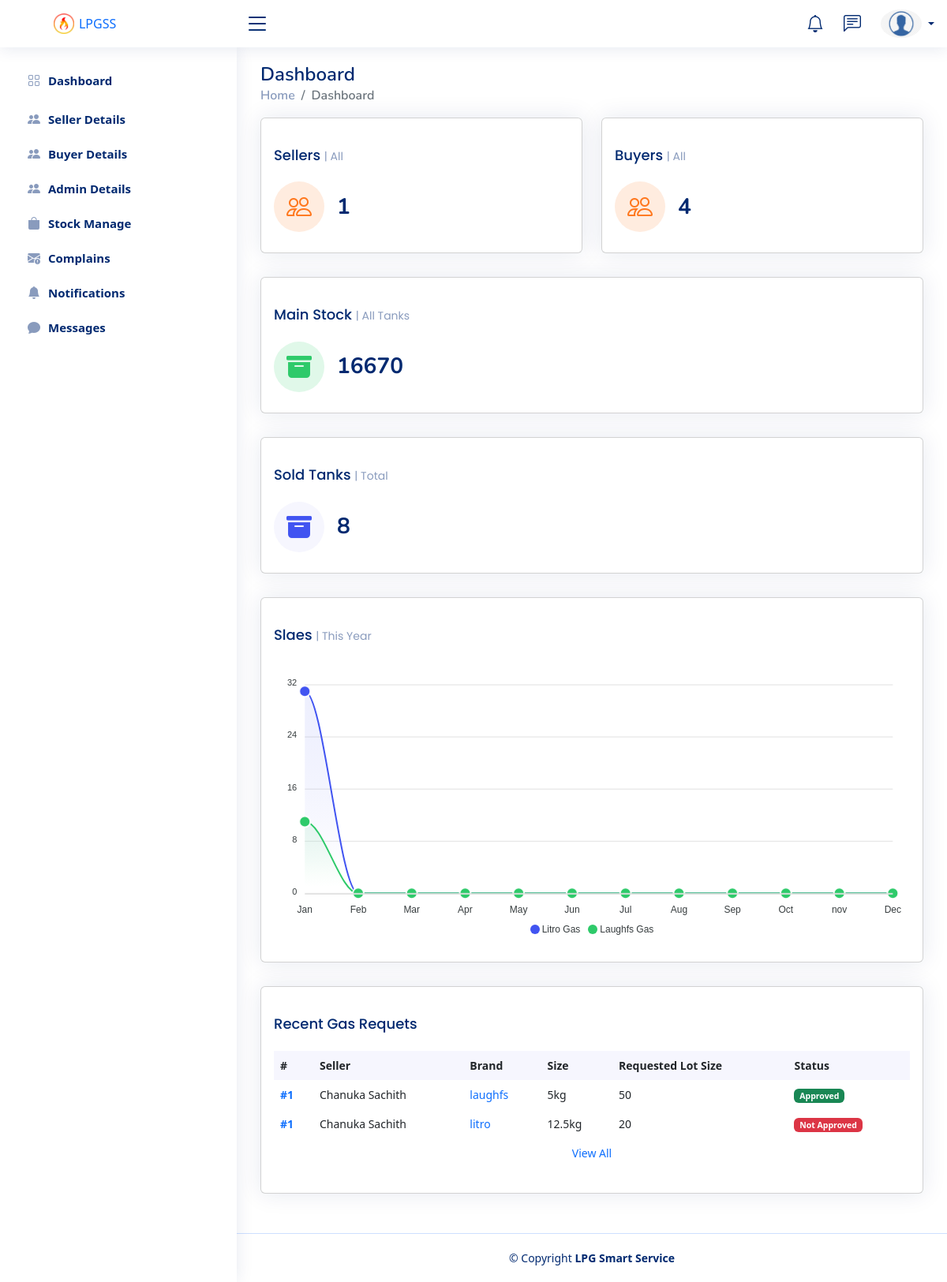
The page /pannels/admin/dashboard.php (signed in) on the database its author committed.
### tables this page shows
CREATE TABLE `main_stock` (
  `laughfs2kg` int NOT NULL,
  `laughfs5kg` int NOT NULL,
  `laughfs12kg` int NOT NULL,
  `litro2kg` int NOT NULL,
  `litro5kg` int NOT NULL,
  `litro12kg` int NOT NULL
);

CREATE TABLE `user_details` (
  `nic` varchar(12) NOT NULL,
  `firstName` varchar(50) NOT NULL,
  `lastName` varchar(50) NOT NULL,
  `gmail` varchar(100) NOT NULL,
  `address` varchar(100) NOT NULL,
  `password` varchar(100) NOT NULL,
  `status` int NOT NULL DEFAULT '0',
  `registerd` timestamp NOT NULL DEFAULT CURRENT_TIMESTAMP,
  `roleId` int NOT NULL
);

CREATE TABLE `gas_requests` (
  `id` int NOT NULL,
  `userNic` varchar(12) NOT NULL,
  `tankType` varchar(15) NOT NULL,
  `tankSize` float NOT NULL,
  `aprovel` int NOT NULL DEFAULT '0',
  `date` date NOT NULL,
  `lotSize` int NOT NULL,
  `noific` int NOT NULL DEFAULT '0'
);

### pannels/admin/dashboard.php (the view, shortened to what this page needs)
<!DOCTYPE html>
<html lang="en">
<?php
    include_once "database/connection.php";
    $query2 = mysqli_query($con, "SELECT * FROM user_details WHERE roleId = 2");
    $buyerCount = mysqli_num_rows($query2);
    $query2 = mysqli_query($con, "SELECT * FROM user_details WHERE roleId = 1");
    $dealerCount = mysqli_num_rows($query2);
    $query2 = mysqli_query($con, "SELECT * FROM main_stock");
    $row2 = mysqli_fetch_assoc($query2);
    $mainTankCount = $row2['laughfs2kg'] + $row2['laughfs5kg'] + $row2['laughfs12kg'] + $row2['litro2kg'] + $row2['litro5kg'] + $row2['litro12kg'];
    $query2 = mysqli_query($con, "SELECT * FROM issue_history");
    $soldCount = mysqli_num_rows($query2);
?>
<head>
    <link rel="stylesheet" href="styles/style.css">
    <link rel="stylesheet" href="vendor/bootstrap/css/bootstrap.min.css">
    <link rel="stylesheet" href="vendor/bootstrap-icons/bootstrap-icons.css">
    <link rel="stylesheet" href="vendor/boxicons/css/boxicons.min.css">
    <link rel="stylesheet" href="vendor/quill/quill.snow.css">
    <link rel="stylesheet" href="vendor/quill/quill.bubble.css">
    <link rel="stylesheet" href="vendor/remixicon/remixicon.css">
    <link rel="stylesheet" href="vendor/simple-datatables/style.css">
</head>
<body>
        <?php
            include_once "layouts/topnav.php";
            include_once "layouts/sidenavbar.php";
        ?>
   <main id="main" class="main">
        <div class="pagetitle">
            <h1>Dashboard</h1>
            <nav>
                <ol class="breadcrumb">
                    <li class="breadcrumb-item"><a href="dashboard.php">Home</a></li>
                    <li class="breadcrumb-item active">Dashboard</li>
                </ol>
            </nav>
        </div>
        <section class="section dashboard">
            <div class="row">
                <div class="col-lg-12">
                    <div class="row">
                        <div class="col-xxl-3 col-md-6">
                            <div class="card info-card customers-card">
                                <div class="card-body">
                                    <h5 class="card-title">Sellers <span>| All</span></h5>
                                    <div class="d-flex align-items-center">
                                        <div class="card-icon rounded-circle d-flex align-items-center justify-content-center">
                                            <i class="bi bi-people"></i>
                                        </div>
                                        <div class="ps-3">
                                            <h6><?= $dealerCount ?></h6>
                                        </div>
                                    </div>
                                </div>
                            </div>
                        </div>
                        <div class="col-xxl-3 col-md-6">
                            <div class="card info-card customers-card">
                                <div class="card-body">
                                    <h5 class="card-title">Buyers <span>| All</span></h5>
                                    <div class="d-flex align-items-center">
                                        <div class="card-icon rounded-circle d-flex align-items-center justify-content-center">
                                            <i class="bi bi-people"></i>
                                        </div>
                                        <div class="ps-3">
                                            <h6><?= $buyerCount ?></h6>
                                        </div>
                                    </div>
                                </div>
                            </div>
                        </div>
                        <div class="col-xxl-3 col-xl-12">
                            <div class="card info-card revenue-card">
                                <div class="card-body">
                                    <h5 class="card-title">Main Stock <span>| All Tanks</span></h5>
                                    <div class="d-flex align-items-center">
                                        <div class="card-icon rounded-circle d-flex align-items-center justify-content-center">
                                        <i class="bi bi-archive-fill"></i>
                                        </div>
                                        <div class="ps-3">
                                            <h6><?= $mainTankCount ?></h6>
                                        </div>
                                    </div>
                                </div>
                            </div>
                        </div>
                        <div class="col-xxl-3 col-xl-12">
                            <div class="card info-card sales-card">
                                <div class="card-body">
                                    <h5 class="card-title">Sold Tanks <span>| Total</span></h5>
                                    <div class="d-flex align-items-center">
                                        <div class="card-icon rounded-circle d-flex align-items-center justify-content-center">
                                        <i class="bi bi-archive-fill"></i>
                                        </div>
                                        <div class="ps-3">
                                            <h6><?= $soldCount ?></h6>
                                        </div>
                                    </div>
                                </div>
                            </div>
                        </div>
                        <div class="col-12">
                            <div class="card">
                                <div class="card-body">
                                    <h5 class="card-title">Slaes <span>| This Year</span></h5>
                                    <div id="reportsChart"></div>
                                </div>
                            </div>
                        </div>
                        <div class="col-12">
                            <div class="card recent-sales overflow-auto">
                                <div class="card-body">
                                    <h5 class="card-title">Recent Gas Requets</h5>
                                    <table class="table table-borderless">
                                        <thead>
                                            <tr>
                                                <th scope="col">#</th>
                                                <th scope="col">Seller</th>
                                                <th scope="col">Brand</th>
                                                <th scope="col">Size</th>
                                                <th scope="col">Requested Lot Size</th>
                                                <th scope="col">Status</th>
                                            </tr>
                                        </thead>
                                        <tbody>
                                            <?php
                                                $loop = 1;
                                                $query = mysqli_query($con, "SELECT * FROM user_details,gas_requests WHERE gas_requests.userNic = user_details.nic");
                                                if(mysqli_num_rows($query) > 0){
                                                    while($row = mysqli_fetch_assoc($query)){
                                                        echo '
                                                        <tr>
                                                            <th scope="row"><a href="#">#'.$loop.'</a></th>
                                                            <td>'.$row['firstName'].'   '.$row['lastName'].'</td>
                                                            <td><a href="#" class="text-primary">'.$row['tankType'].'</a></td>
                                                            <td>'.$row['tankSize'].'kg</td>
                                                            <td>'.$row['lotSize'].'</td>
                                                            <td>'.($row['aprovel'] == 0 ? '<span class="badge bg-danger">Not Approved</span>': '<span class="badge bg-success">Approved</span>').'</td>
                                                        </tr>';
                                                    }
                                                    echo '<td class="text-center" colspan="6"><a href="gasRequests.php">View All</a></td>';
                                                }
                                                else{
                                                    echo '<td class="text-center" colspan="6">No Data Available</td>';
                                                }
                                            ?>
                                        </tbody>
                                    </table>
                                </div>
                            </div>
                        </div>
                    </div>
                </div>
            </div>
        </section>
    </main>
    <footer id="footer" class="footer">
        <div class="copyright">
            &copy; Copyright <strong><span>LPG Smart Service</span></strong>
        </div>
    </footer>
</body>
</html>

### pannels/admin/styles/style.css (style rules this page uses)
:root { scroll-behavior: smooth; }
body { font-family: "Open Sans", sans-serif; background: #f6f9ff; color: #444444; }
a { color: #4154f1; text-decoration: none; }
h1, h2, h3, h4, h5, h6 { font-family: "Nunito", sans-serif; }
#main { margin-top: 60px; padding: 20px 30px; transition: all 0.3s; }
.pagetitle { margin-bottom: 10px; }
.pagetitle h1 { font-size: 24px; margin-bottom: 0; font-weight: 600; color: #012970; }
.card { margin-bottom: 30px; border: none; border-radius: 5px; box-shadow: 0px 0 30px rgba(1, 41, 112, 0.1); }
.card-title { padding: 20px 0 15px 0; font-size: 18px; font-weight: 500; color: #012970; font-family: "Poppins", sans-serif; }
.card-title span { color: #899bbd; font-size: 14px; font-weight: 400; }
.card-body { padding: 0 20px 20px 20px; }
.breadcrumb { font-size: 14px; font-family: "Nunito", sans-serif; color: #899bbd; font-weight: 600; }
.breadcrumb a { color: #899bbd; transition: 0.3s; }
.breadcrumb .breadcrumb-item::before { color: #899bbd; }
.breadcrumb .active { color: #51678f; font-weight: 600; }
@media (min-width: 1200px) { #main, #footer { margin-left: 300px; } }
.dashboard .info-card { padding-bottom: 10px; }
.dashboard .info-card h6 { font-size: 28px; color: #012970; font-weight: 700; margin: 0; padding: 0; }
.dashboard .card-icon { font-size: 32px; line-height: 0; width: 64px; height: 64px; flex-shrink: 0; flex-grow: 0; }
.dashboard .sales-card .card-icon { color: #4154f1; background: #f6f6fe; }
.dashboard .revenue-card .card-icon { color: #2eca6a; background: #e0f8e9; }
.dashboard .customers-card .card-icon { color: #ff771d; background: #ffecdf; }
.dashboard .recent-sales { font-size: 14px; }
.dashboard .recent-sales .table thead { background: #f6f6fe; }
.dashboard .recent-sales .table thead th { border: 0; }
.footer { padding: 20px 0; font-size: 14px; transition: all 0.3s; border-top: 1px solid #cddfff; }
.footer .copyright { text-align: center; color: #012970; }

### pannels/admin/dashboard.php (style rules this page uses)
a { text-decoration: none; }

### rows shown on the page
main_stock: mainTankCount "16670"
user_details: firstName "Chanuka", lastName "Sachith", gas_requests.tankType "laughfs", gas_requests.tankSize "5", gas_requests.lotSize "50", shows "Approved", gas_requests.tankType "litro", gas_requests.tankSize "12.5", gas_requests.lotSize "20"

### other values the page prints
$dealerCount "1"
$buyerCount "4"
$soldCount "8"
